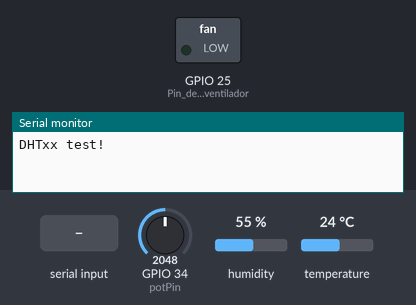
This sketch was run on a simulated ESP32. On the bench: switched loads named in the sketch (green lamp = pin HIGH), the last lines printed to the serial monitor. The test bench sets the inputs (shaded band); at power-on: GPIO 34 (potPin) = 2048, humidity 55 %, temperature 24 °C.

Above: at 2.2 s.
2.3 s: "m" received over Serial
At 3.5 s:
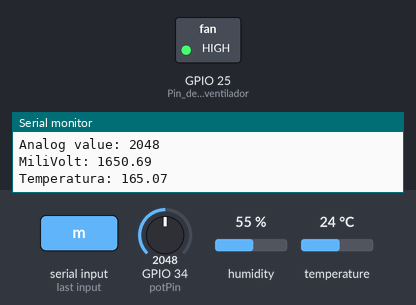
3.8 s: "a" received over Serial
At 6.5 s:
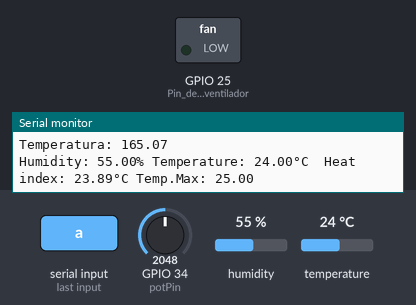
Timing chart, 0 to 8.0 s (numbered marks = the images above; inputs shaded):
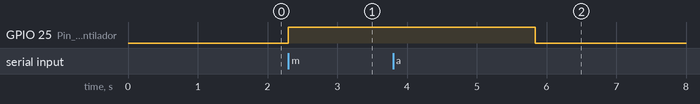

The sketch:

automaticoManual.ino
```cpp
// automatico
#include "DHT.h"
#define DHTPIN 14 // Pin de data do sensor DHT
#define DHTTYPE DHT11 // DHT 11
DHT dht(DHTPIN, DHTTYPE);
float tempMax = 25; // temperatura maxima inicial
float histerese = 1; // diferenca entre temperaturas maxima e minima
float tempMinima = 24; // temperatura minima inicial
char recebido; // leitur do input de monitor
char modo; // modo exibido no monitor
const int potPin = 34; // Pin de data do potenciometro
int potValue = 0; // Valor 0 do poteciometro
float miliVolt; // miliVolt do potenciometro
float temperatura; // Temperatura relativa ao potenciometro

void setup() {
Serial.begin(9600);
delay(1000);
Serial.println(F("DHTxx test!"));
dht.begin();
pinMode(25, OUTPUT); //Pin de energia ventilador/LED
}

void loop() {
// Calculo da TempMinima - atraveis da TempMax e histerese
tempMinima = tempMax - histerese;

// Avalia o caracter recebido do monitor
if(Serial.available()){}
recebido = Serial.read();

// Entrada e troca entre os modos (m = Manual, a = Automatico, j = aJuste)
if (recebido == 'm' || recebido == 'a' || recebido == 'j' ){
modo = recebido;
}
// Manual = aciona o void manual = leitura do potenciomentro
if(modo == 'm'){
manual();
}
// Automatico = aciona o void automatico = leitura do sensor
if(modo == 'a'){
automatico();
}
// aJuste = aciona o void ajuste = mostra tempMax e tempMinima
if(modo == 'j'){
ajuste();
}

// Temperatura de acionamento do ventilador/LED = tempMax
// Incremento na tempMax
if(recebido == 'T'){
tempMax = tempMax+1;
}
// Decremento na tempMax
if(recebido == 't'){
tempMax = tempMax-1;
}

// Diferenca de temperatura Maxima e Minima = histerese
// Incremento na Histerese
if(recebido == 'H'){
histerese = histerese+1;
}
// Decremento na Histerese, Histerese minima de 1
if(recebido == 'h'){
if(histerese > 1)
histerese = histerese-1;
}
}

// Void de aJuste = mostra minima e maxima = auxilia no ajuste de tempMax e histerese
void ajuste(){
Serial.print("Temperatura Maxima: ");
Serial.println(tempMax);
Serial.print("Temperatura Minima: ");
Serial.println(tempMinima);
delay(1500);
}

// Void de leitura do potenciometro
void manual() {
potValue = analogRead(potPin);
Serial.print("Analog value: ");
Serial.println(potValue);
miliVolt = potValue;
miliVolt = potValue * 0.806;
Serial.print("MiliVolt: ");
Serial.println(miliVolt);
temperatura = miliVolt / 10;
Serial.print("Temperatura: ");
Serial.println(temperatura);

// Temperatura para acionar o ventilador/LED
if (temperatura >= tempMax) {
digitalWrite(25, 1);
}
// Temperatura para desativar o ventilador/LED
if (temperatura <= tempMinima) {
// tempMax -= 1;
digitalWrite(25, 0);
}
delay(500);
}

// Void de leitura do sensor DHT = temperatura e humidade
void automatico() {
delay(2000);
float h = dht.readHumidity(); // humidade do ar
float t = dht.readTemperature(); // temperatura no sensor DHT

// checkup do sensor DHT
if (isnan(h) || isnan(t)) {
Serial.println(F("Failed to read from DHT sensor!"));
return;
}

float hic = dht.computeHeatIndex(t, h, false);

// inprecao no monitor
Serial.print(F("Humidity: "));
Serial.print(h);
Serial.print(F("% Temperature: "));
Serial.print(t);
Serial.print(F("°C "));
Serial.print(F(" Heat index: "));
Serial.print(hic);
Serial.print(F("°C Temp.Max: "));
Serial.println(tempMax);

// Temperatura para acionar o ventilador/LED
if (t >= tempMax) {
digitalWrite(25, 1);
}
// Temperatura para desativar o ventilador/LED
if (t <= tempMinima) {
digitalWrite(25, 0);
}
}
```

Measured:
- after the input at 2.3 s, GPIO 25 (Pin_de_energia_ventilador): LOW → HIGH at once
- after the input at 3.8 s, GPIO 25 (Pin_de_energia_ventilador): HIGH → LOW after 2.0 s
